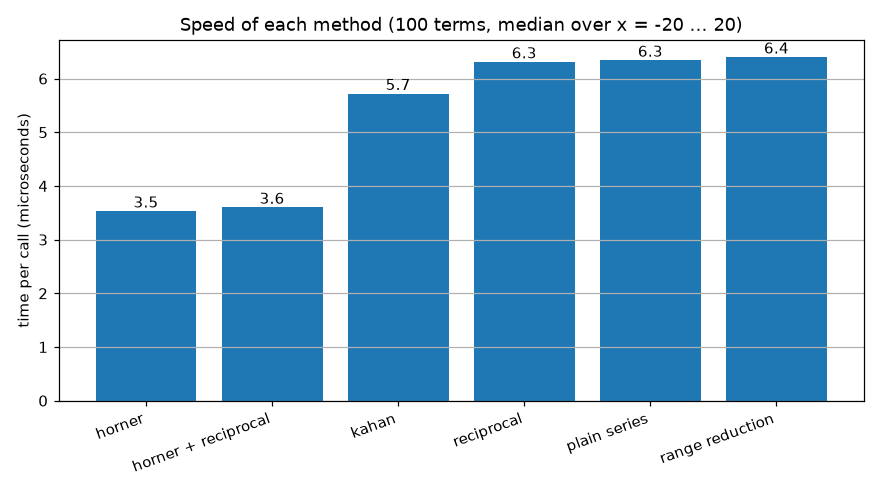

Here is the Python script that generated this plot:
# graph4.py
# Draws: how long each method takes (microseconds per call).
# Reads the time_us column of results.csv, which run_experiments.py wrote.

import pandas as pd
import matplotlib.pyplot as plt

# ---------------------------------------------------------------
# Step 1: load the data
# ---------------------------------------------------------------
df = pd.read_csv("results.csv")

# ---------------------------------------------------------------
# Step 2: one speed number per method
# ---------------------------------------------------------------
# Each method was timed at 41 values of x (-20 ... 20), and each timing is a
# bit noisy. The MEDIAN across all x ignores the occasional slow outlier.
# groupby("method") makes one group per method; sort_values puts fastest first.
times = df.groupby("method")["time_us"].median().sort_values()

# ---------------------------------------------------------------
# Step 3: draw a bar chart
# ---------------------------------------------------------------
plt.figure(figsize=(8, 4.5))              # a bit wider so the names fit
bars = plt.bar(times.index, times.values)

# Write the number on top of each bar so nobody has to guess
for bar, value in zip(bars, times.values):
    plt.text(bar.get_x() + bar.get_width() / 2,   # centre of the bar
             value,                               # top of the bar
             f"{value:.1f}",                      # e.g. 4.9
             ha="center", va="bottom")

plt.ylabel("time per call (microseconds)")
plt.title("Speed of each method (100 terms, median over x = -20 ... 20)")
plt.xticks(rotation=20, ha="right")       # tilt the names so they don't overlap
plt.grid(True, axis="y")                  # horizontal grid lines only
plt.tight_layout()                        # stop the labels getting cut off

plt.savefig("graph4.png", dpi=110)        # save BEFORE show
plt.show()
